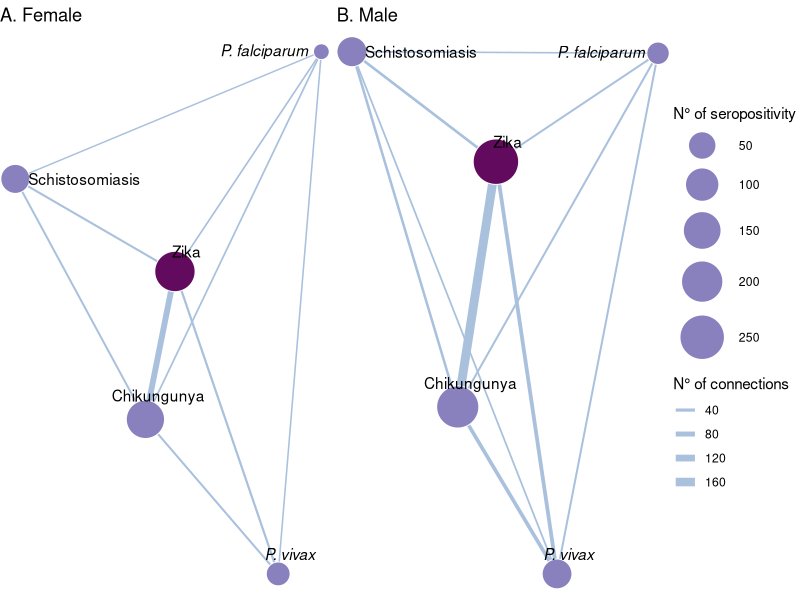
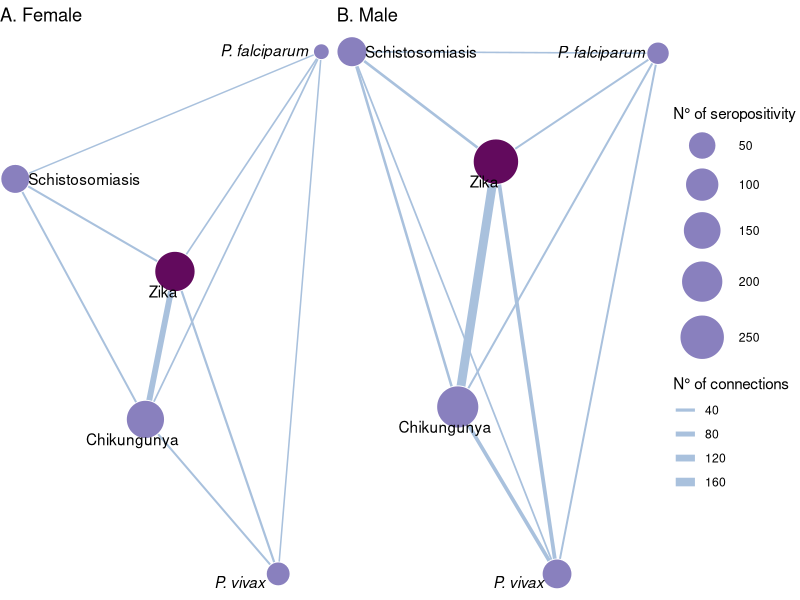

R code for these plots, in order:
library(tidyverse)
library(igraph)
library(ggraph)
library(ggpubr)

ffi <- read_csv("./data/mid/ffi_hh_ind_seropos.csv")

# --- Función auxiliar para preparar grafo por subconjunto ----
prep_graph <- function(df){
  enfermedades <- c("Schistosomiasis","Zika","Chik","Malariavivax","Malariafalciparum")
  
  nodos <- df %>%
    summarise(across(all_of(enfermedades), ~sum(. == "Si")), .groups = "drop") %>%
    pivot_longer(cols = all_of(enfermedades), names_to = "name", values_to = "count")
  
  enlaces <- df %>%
    summarise(
      Schistosomiasis_Zika = sum(Schistosomiasis == "Si" & Zika == "Si"),
      Schistosomiasis_Chik = sum(Schistosomiasis == "Si" & Chik == "Si"),
      Schistosomiasis_Malariavivax = sum(Schistosomiasis == "Si" & Malariavivax == "Si"),
      Schistosomiasis_Malariafalciparum = sum(Schistosomiasis == "Si" & Malariafalciparum == "Si"),
      Zika_Chik = sum(Zika == "Si" & Chik == "Si"),
      Zika_Malariavivax = sum(Zika == "Si" & Malariavivax == "Si"),
      Zika_Malariafalciparum = sum(Zika == "Si" & Malariafalciparum == "Si"),
      Chik_Malariavivax = sum(Chik == "Si" & Malariavivax == "Si"),
      Chik_Malariafalciparum = sum(Chik == "Si" & Malariafalciparum == "Si"),
      Malariavivax_Malariafalciparum = sum(Malariavivax == "Si" & Malariafalciparum == "Si"),
      .groups = "drop"
    ) %>%
    pivot_longer(
      cols = starts_with(c("Schistosomiasis","Zika","Chik","Malariavivax","Malariafalciparum")),
      names_to = "pair", values_to = "weight"
    ) %>%
    separate(pair, into = c("from","to"), sep = "_") %>%
    filter(weight > 0)
  
  g <- graph_from_data_frame(d = enlaces, vertices = nodos, directed = FALSE)
  
  # atributos de vértices
  labels_custom <- c(
    "Schistosomiasis"   = "Schistosomiasis",
    "Zika"              = "Zika",
    "Chik"              = "Chikungunya",
    "Malariavivax"      = "italic('P. vivax')",
    "Malariafalciparum" = "italic('P. falciparum')"
  )
  V(g)$label_custom <- labels_custom[V(g)$name]
  
  # resaltar el mayor eigenvector
  ev <- eigen_centrality(g)$vector
  top_node <- names(ev)[which.max(ev)]
  V(g)$grupo <- ifelse(V(g)$name == top_node, "Menor closeness", "Otros nodos")
  
  # layout con atracción por weight (más peso = más cercanía)
  lay <- layout_with_fr(g, weights = E(g)$weight)
  
  list(g = g, layout = lay)
}

# --- Datos binarios para cada género ----
mk_bin <- function(sex){
  ffi %>%
    filter(gender == sex) %>%
    mutate(
      Schistosomiasis = if_else(SEA_pos == 1 | X229.E.NP_pos == 1, "Si","No"),
      Chik            = if_else(Chik.E1_pos == 1, "Si","No"),
      Zika            = if_else(Zika.NS1_pos == 1, "Si","No"),
      Malariavivax    = if_else(pv_exposure == "Positive", "Si","No"),
      Malariafalciparum = if_else(pf_exposure == "Positive", "Si","No")
    ) %>%
    select(ffi_is_code, Schistosomiasis, Chik, Zika, Malariavivax, Malariafalciparum) %>%
    drop_na()
}

df_f <- mk_bin("Female")
df_m <- mk_bin("Male")

pg_f <- prep_graph(df_f)
pg_m <- prep_graph(df_m)

g_f <- pg_f$g; g_m <- pg_m$g
lay_f <- pg_f$layout; lay_m <- pg_m$layout

# --- RANGOS GLOBALES (claves para una única leyenda proporcional) ----
global_edge_limits  <- range(c(E(g_f)$weight,  E(g_m)$weight),  na.rm = TRUE)
global_node_limits  <- range(c(V(g_f)$count,   V(g_m)$count),   na.rm = TRUE)

# --- ESCALAS GLOBALES (compartidas por a y b) ----
edge_width_global <- scale_edge_width(
  range  = c(0.5, 3),
  limits = global_edge_limits,
  name   = "N° of connections"
)

node_size_global <- scale_size_continuous(
  range  = c(5, 15),
  limits = global_node_limits,
  name   = "N° of seropositivity"
)

fill_nodes_global <- scale_fill_manual(
  values = c("Menor closeness" = "#620A5DFF", "Otros nodos" = "#8980BEFF"),
  guide  = "none"  # sin leyenda de color para nodos
)

# --- Función para dibujar usando las escalas globales ----
plot_graph <- function(g, lay, title_text){
  ggraph(g, layout = lay) +
    # aristas: grosor por weight, color CONSTANTE
    geom_edge_link(aes(width = weight), color = "#A9C1DDFF") +
    # nodos: tamaño por count, paleta de 2 colores (máx eigenvector vs resto)
    geom_node_point(aes(size = count, fill = grupo), shape = 21, color = "white") +
    geom_node_text(
      aes(label = label_custom),
      repel = TRUE, parse = TRUE,
      box.padding = unit(0.6, "lines"),
      point.padding = unit(0.5, "lines"),
      segment.color = NA
    ) +
    edge_width_global +
    node_size_global +
    fill_nodes_global +
    theme_void() +
    labs(title = title_text) +
    # asegurar que cada panel exponga las mismas guías
    guides(
      width = guide_legend(order = 1),  # edge_width
      size  = guide_legend(
        order = 2,
        override.aes = list(shape = 21, color = "white", fill = "#8980BEFF")
      )
    ) +
    theme(legend.position = "right")
}

a <- plot_graph(g_f, lay_f, "A. Female")
b <- plot_graph(g_m, lay_m, "B. Male")

# --- Unir con UNA sola leyenda global (porque comparten escalas y guías) ----
p <- ggarrange(a, b, ncol = 2, nrow = 1, common.legend = TRUE, legend = "right")
p

ggsave("output/network_gender.png", plot = p, dpi = 600, height = 5, width = 11, bg = "white")
